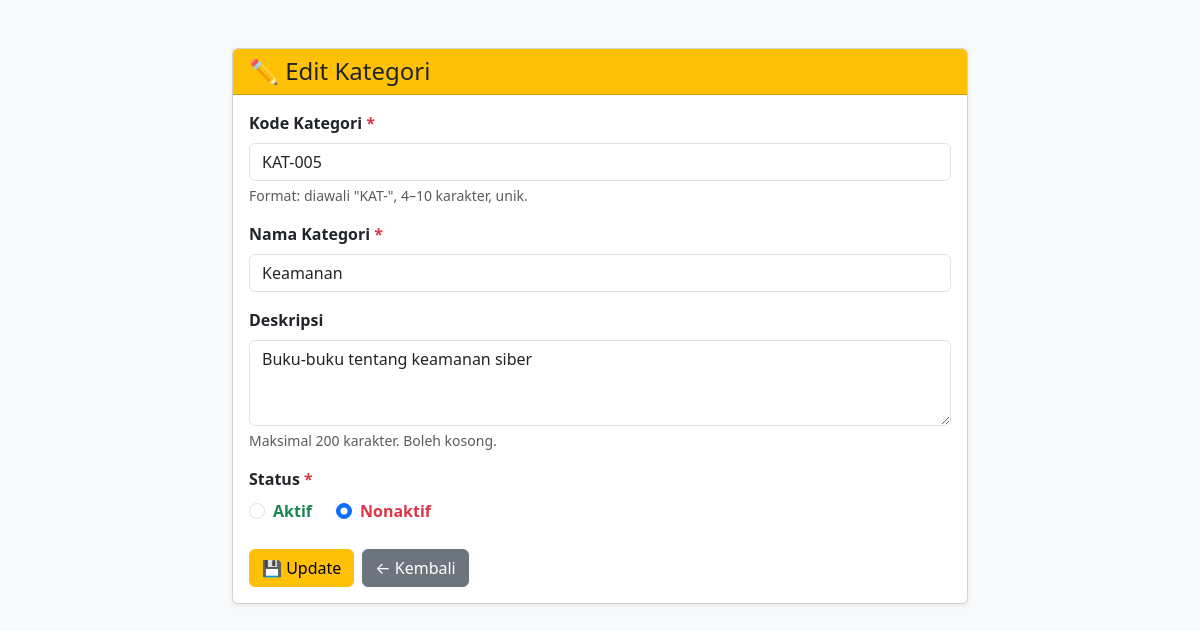
/edit.php?id=5, run on the app's committed database.
### tables this page shows
CREATE TABLE IF NOT EXISTS `kategori` (
    `id_kategori`   INT             AUTO_INCREMENT PRIMARY KEY,
    `kode_kategori` VARCHAR(10)     UNIQUE NOT NULL,
    `nama_kategori` VARCHAR(50)     NOT NULL,
    `deskripsi`     TEXT,
    `status`        ENUM('Aktif','Nonaktif') DEFAULT 'Aktif',
    `created_at`    TIMESTAMP       DEFAULT CURRENT_TIMESTAMP
);

### edit.php (the view, shortened to what this page needs)
<!DOCTYPE html>
<html lang="id">
<head>
    <link href="https://cdn.jsdelivr.net/npm/bootstrap@5.3.0/dist/css/bootstrap.min.css" rel="stylesheet">
</head>
<body class="bg-light">
<?php
require_once 'config/database.php';
$id = (int) $_GET['id'];
$stmtAmbil = $conn->prepare(
    "SELECT id_kategori, kode_kategori, nama_kategori, deskripsi, status FROM kategori WHERE id_kategori = ?"
);
$stmtAmbil->bind_param("i", $id);
$stmtAmbil->execute();
$hasil = $stmtAmbil->get_result();
$data = $hasil->fetch_assoc();
$kode      = $data['kode_kategori'];
$nama      = $data['nama_kategori'];
$deskripsi = $data['deskripsi'];
$status    = $data['status'];
$errors = [];
?>
<div class="container mt-5">
    <div class="row justify-content-center">
        <div class="col-md-8">
            <div class="card shadow-sm">
                <div class="card-header bg-warning">
                    <h4 class="mb-0">✏️ Edit Kategori</h4>
                </div>
                <div class="card-body">
                    <form method="POST" novalidate>
                        <div class="mb-3">
                            <label for="kode_kategori" class="form-label fw-semibold">
                                Kode Kategori <span class="text-danger">*</span>
                            </label>
                            <input type="text"
                                   id="kode_kategori"
                                   name="kode_kategori"
                                   class="form-control <?= isset($errors['kode']) ? 'is-invalid' : '' ?>"
                                   value="<?= htmlspecialchars($kode) ?>"
                                   required
                                   maxlength="10">
                            <div class="form-text">Format: diawali "KAT-", 4–10 karakter, unik.</div>
                        </div>
                        <div class="mb-3">
                            <label for="nama_kategori" class="form-label fw-semibold">
                                Nama Kategori <span class="text-danger">*</span>
                            </label>
                            <input type="text"
                                   id="nama_kategori"
                                   name="nama_kategori"
                                   class="form-control <?= isset($errors['nama']) ? 'is-invalid' : '' ?>"
                                   value="<?= htmlspecialchars($nama) ?>"
                                   required
                                   minlength="3"
                                   maxlength="50">
                        </div>
                        <div class="mb-3">
                            <label for="deskripsi" class="form-label fw-semibold">Deskripsi</label>
                            <textarea id="deskripsi"
                                      name="deskripsi"
                                      class="form-control <?= isset($errors['deskripsi']) ? 'is-invalid' : '' ?>"
                                      rows="3"
                                      maxlength="200"><?= htmlspecialchars($deskripsi) ?></textarea>
                            <div class="form-text">Maksimal 200 karakter. Boleh kosong.</div>
                        </div>
                        <div class="mb-4">
                            <label class="form-label fw-semibold">
                                Status <span class="text-danger">*</span>
                            </label>
                            <div class="d-flex gap-4">
                                <div class="form-check">
                                    <input class="form-check-input" type="radio"
                                           name="status" id="statusAktif" value="Aktif"
                                           <?= ($status === 'Aktif') ? 'checked' : '' ?>>
                                    <label class="form-check-label text-success fw-semibold" for="statusAktif">
                                        Aktif
                                    </label>
                                </div>
                                <div class="form-check">
                                    <input class="form-check-input" type="radio"
                                           name="status" id="statusNonaktif" value="Nonaktif"
                                           <?= ($status === 'Nonaktif') ? 'checked' : '' ?>>
                                    <label class="form-check-label text-danger fw-semibold" for="statusNonaktif">
                                        Nonaktif
                                    </label>
                                </div>
                            </div>
                        </div>
                        <div class="d-flex gap-2">
                            <button type="submit" class="btn btn-warning">💾 Update</button>
                            <a href="index.php" class="btn btn-secondary">← Kembali</a>
                        </div>
                    </form>
                </div>
            </div>
        </div>
    </div>
</div>
</body>
</html>

### data on the page
kategori: kode_kategori "KAT-005", nama_kategori "Keamanan", deskripsi "Buku-buku tentang keamanan siber", status "☐ Aktif", status "☑ Nonaktif"
